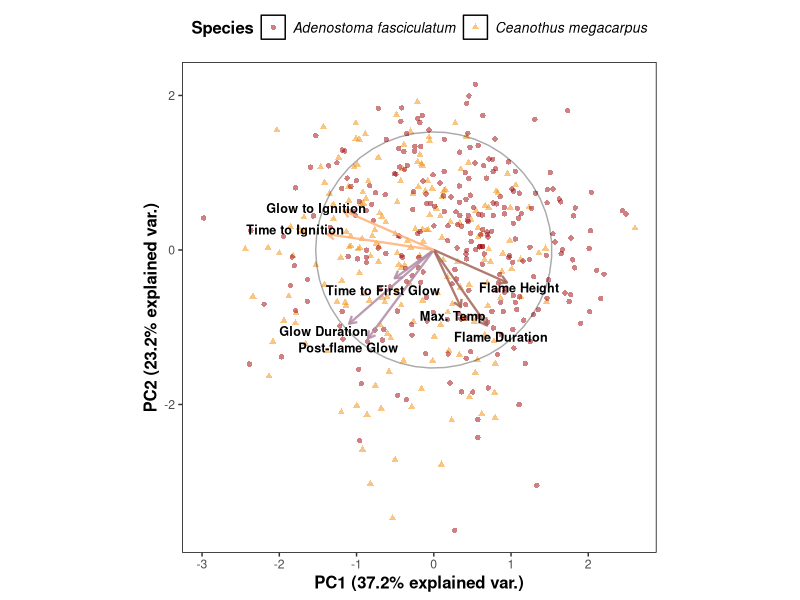
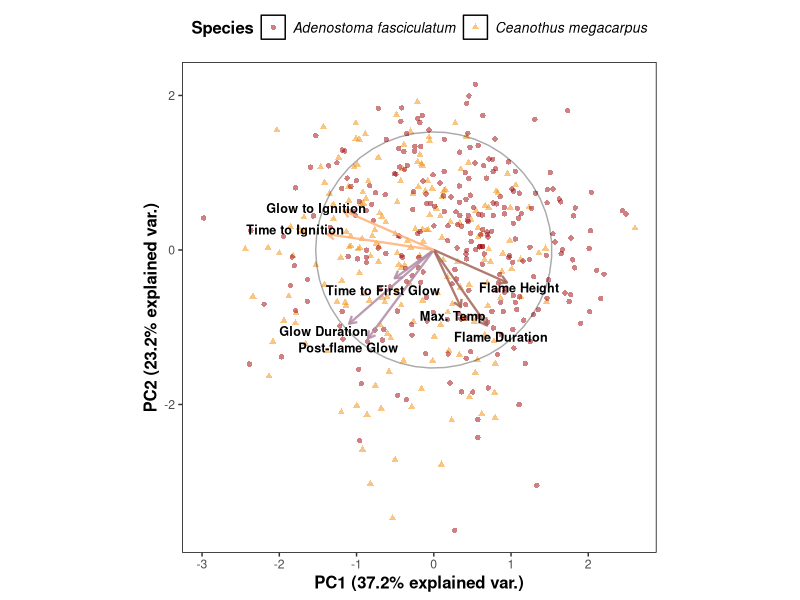

These charts were generated, in order, by the following R code: (Note: this script raises an error after producing the figures.)
## ---- chunk 1
knitr::opts_chunk$set(echo = TRUE)
## ---- chunk 2
library(here)
here = here::here
library(tidyverse)
library(kableExtra)
rename = dplyr::rename
## ---- chunk 3
### Note: This dataset includes only Epiradiator and Ignited samples
epi.flamdata <- read_csv(here("processed-data", "local_flam_data_all.csv"), show_col_types = FALSE) %>%
  mutate(LFM = lfm.NAs.imputed) %>% 
  filter(ignition == 1, model == "EPI")

 # filter(year == 2020)

figure_epi_pca_quant <- (epi.flamdata[, c("fh", "ttfg", "tti", "fd", "gd", "gti", "pfg",
         "temp.max")]) %>%  
 transmute( "               Flame Duration" = fd, #using spaces to shift labels over instead of \t since \t is leading to little blank squares popping up on the plot.. spaces are just manual tabs anyways right?
           "                 Flame Height" = fh,
           "Post-flame Glow" = pfg,
          "Time to Ignition" = tti,
          "Max. Temp" = temp.max,
            "Glow Duration" = gd,
          "\nGlow to Ignition" = gti,
          "\nTime to First Glow" = ttfg
          )

figure_epi_pca_cat <- (epi.flamdata[c("hydration", "spp", "year.month", "sample")]) %>% 
  transmute("Hydration" = hydration, 
            spp = spp,
            "Timing" = year.month, 
            "Sample" = sample) %>% 
  mutate(Species = case_when(
    spp == "ADFA" ~ "Adenostoma fasciculatum", 
    spp == "CEME" ~ "Ceanothus megacarpus"
  ))

figure_prcomp <- prcomp(na.omit(figure_epi_pca_quant), center = TRUE, scale = TRUE, retx=TRUE)

#Setting up plotting data: 

#decisions for plotting:
choices = 1:2 
scale = 1
obs.scale = 1 - scale
var.scale = scale
ellipse.prob = 0.68
labels.size = 3
circle.prob = 0.69
choices = 1:2

#Run PCA
pcobj <- prcomp(na.omit(figure_epi_pca_quant), center = TRUE, scale = TRUE)

# extract PCA components: 
nobs.factor <- sqrt(nrow(pcobj$x) - 1)
    d <- pcobj$sdev
    u <- sweep(pcobj$x, 2, 1/(d * nobs.factor), FUN = "*")
    v <- pcobj$rotation

  choices <- pmin(choices, ncol(u))
  df.u <- as.data.frame(sweep(u[, choices], 2, d[choices]^obs.scale, 
                              FUN = "*"))
  v <- sweep(v, 2, d^var.scale, FUN = "*")
  df.v <- as.data.frame(v[, choices])
  names(df.u) <- c("PC1", "PC2")
  names(df.v) <- names(df.u)
  df.u <- df.u * nobs.factor

  r <- sqrt(qchisq(circle.prob, df = 2)) * prod(colMeans(df.u^2))^(1/4)
  
v.scale <- rowSums(v^2)
df.v <- r * df.v/sqrt(max(v.scale)) 
df.v <- df.v %>% mutate(PC1, PC2)
df.v$Variables <- rownames(v) 
PCAloadings = df.v
#df.v = dataset with loadings 

  #dataset with scores and categorical variables for plotting points: 
PCAvalues <- cbind(df.u, figure_epi_pca_cat)

#dataset with information for plotting circle: 
theta <- c(seq(-pi, pi, length = 50), seq(pi, -pi, length = 50))

circle <- data.frame(PC1 = r * cos(theta), PC2 = r * sin(theta)) 

#Group by flam. metric: 
PCA_combustability <- df.v %>% 
  filter(Variables %in% c("                 Flame Height", "Max. Temp","               Flame Duration"))
         
PCA_ignitability <- df.v %>% 
  filter(Variables %in% c("Time to Ignition", "\nGlow to Ignition"))

PCA_consumability <- df.v %>% 
  filter(Variables %in% c("Glow Duration", "Post-flame Glow", "\nTime to First Glow"))

# Calculate the angles and the label offset
df.v$Angle = ((180/pi) * atan(df.v$PC2/df.v$PC1))

df.v$Offset <- ((-2 * sign(df.v$PC1))/2)

#labels: 
u.axis.labs <- paste("PC", choices, sep = "")
u.axis.labs <- paste(u.axis.labs, sprintf("(%0.1f%% explained var.)", 
                                            100 * pcobj$sdev[choices]^2/sum(pcobj$sdev^2)))
## ---- chunk 4
ggplot(PCAvalues, aes(x = PC1, y = PC2)) +
  geom_point(size = 1.5, alpha = .5, aes(shape = Species
                                       , color = Species)
                                       , data = PCAvalues) +
  geom_segment(data = PCA_combustability, aes(x = 0, y = 0, 
                                              xend = PC1, yend = PC2),
     arrow = arrow(length = unit(1/2, "picas")), 
      size = .8, alpha = 0.85,
     color = "#a56457") +
  geom_segment(data = PCA_consumability, aes(x = 0, y = 0,
                                             xend = PC1, yend = PC2),
     arrow = arrow(length = unit(1/2, "picas")), 
     size = .8, alpha = 0.85,
     color = "#b08ba5") +
  geom_segment(data = PCA_ignitability, aes(x = 0, y = 0, 
                                             xend = PC1, yend = PC2),
     arrow = arrow(length = unit(1/2, "picas")), 
     size = .8, alpha = 0.85,
     color = "#ffb178") +
  annotate("text", 
           x = (PCA_combustability$PC1 * 0.7), 
          y = (PCA_combustability$PC2 * 1.15),
          label = PCA_combustability$Variables, size = 3.2,
          fontface = 'bold') +
  annotate("text",
           x = (PCA_ignitability$PC1 * 1.3), 
           y = (PCA_ignitability$PC2 * 1.3), 
           label = PCA_ignitability$Variables, size = 3.2,
           fontface = 'bold') +
  annotate("text",
           x = (PCA_consumability$PC1 * 1.3),
           y = (PCA_consumability$PC2 * 1.1), 
           label = PCA_consumability$Variables, size = 3.2,
           fontface = 'bold') + 
  theme(panel.background = element_rect(fill='white', colour='black'), # Make background white and border black
          panel.grid.major = element_blank(),  # Hide major gridlines
          panel.grid.minor = element_blank(),
          legend.key = element_rect(fill = "white"),
          legend.position = 'top',
          legend.title = element_text(face = 'bold', size = 12),
          legend.text = element_text(face = 'italic', size = 10),
          axis.title = element_text(face = 'bold', size = 12)) +
  scale_color_manual(values = c("#9D0208","#F48C06")) + 
  geom_path(data = circle, color = "black",  size = 1/2, alpha = 1/3) + 
  xlab(u.axis.labs[1]) + 
   ylab(u.axis.labs[2]) +
  coord_equal()

ggsave(here("figures", "pca.jpg"),
       height = 7, width = 9)
## ---- chunk 5
x.flam <-predict(pcobj)  ### generate scores for each row in epi.flamdata

pca.flam.data <- as.data.frame(x.flam) 

all.data.epi <- cbind(epi.flamdata, pca.flam.data)

# #because we wants instances where they didn't ignite for the logistic regression: 
epi.flamdata_noignitions <- read_csv(here("processed-data",  "local_flam_data_all.csv")) %>%
  mutate(LFM = lfm.NAs.imputed) %>%
  #filter(year == 2020) %>%
  filter(model == "EPI") %>%
  filter(ignition == 0)

all.data.withnoignitions <- bind_rows(all.data.epi, epi.flamdata_noignitions)

#dataset with the above columns, PCA using imputed NAs (medians), and flam metrics with NAs still in there:
mem.data <- all.data.withnoignitions

write_csv(mem.data, here("processed-data", "mem.data.local.epi.alldates.csv"))
## ---- chunk 6
figure_epi_pca_cat <- (epi.flamdata[c("hydration", "spp", "year.month", "sample")]) %>% 
  transmute("Hydration" = hydration, 
            spp = spp,
            "Timing" = year.month, 
            "Sample" = sample) %>% 
  mutate(Species = case_when(
    spp == "ADFA" ~ "A. fasciculatum", 
    spp == "CEME" ~ "C. megacarpus"
  ))

figure_varimax <- varimax(pcobj$rotation[,1:3])
figure_varimax

tab_pca(pcobj, 
        rotation = c("varimax"), 
        digits = 2,
        show.var = TRUE,
  string.pov = "Proportion of Variance",
  string.cpov = "Cumulative Proportion") 
## ---- chunk 7
eig1 <- c(0.76, 0.62, 0.11, -0.72, 0.51, -0.11, -0.82, 0.01, 37.17, 37.17)
eig2 <- c(-0.17, 0.14, -0.93, -0.41, -0.16, -0.99, -0.39, -0.09, 23.23, 60.39)
eig3 <- c(-0.05, -0.31, 0.15, 0.45, 0.11, 0.04, -0.23, 0.98, 14.72, 75.11)
flam.metrics <- c("Flame Duration", "Flame Height", "Post-flame Glow", "Time to Ignition", "Max. Temp.", "Glow Duration", "Glow to Ignition", "Time to First Glow", "Proportion of Variance (%)", "Cumulative Proportion (%)")
pca.table.df <- data.frame(flam.metrics, eig1, eig2, eig3)
## ---- chunk 8
pca.table.df %>%
  mutate(eig1 = cell_spec(eig1, 'html', bold = ifelse(abs(eig1) > 0.5, T, F))) %>% 
  mutate(eig2 = cell_spec(eig2, 'html', bold = ifelse(abs(eig2) > 0.5, T, F))) %>% 
  mutate(eig3 = cell_spec(eig3, 'html', bold = ifelse(abs(eig3) > 0.5, T, F))) %>% 
  kable(format = 'html', escape = F, col.names = c(' ', 'Component 1', 'Component 2', 'Component 3')) %>% 
  kable_styling(bootstrap_options = c('hover', 'bordered', 'condensed'), fixed_thead = T) %>% 
  row_spec(c(9:10), background = '#D3D3D3') %>% 
  save_kable(here('figures', 'pca_table.html'))
## ---- chunk 9
### Note: This dataset includes only Epiradiator and Ignited samples
epi.flamdata.adfa <- epi.flamdata %>% 
  filter(spp == "ADFA")

 # filter(year == 2020)

figure_epi_pca_quant.adfa <- (epi.flamdata.adfa[, c("fh", "ttfg", "tti", "fd", "gd", "gti", "pfg",
         "temp.max")]) %>%  
 transmute("\n\nFlame Duration" = fd,
           " Flame Height" = fh,
           "Post-flame Glow" = pfg,
           "\nTime to Ignition" = tti,
           "\nMax. Temp" = temp.max,
           "Glow Duration" = gd,
           "\nGlow to Ignition" = gti,
           "Time to First Glow\n" = ttfg
          )

figure_epi_pca_cat.adfa <- (epi.flamdata.adfa[c("hydration", "spp", "year.month", "sample")]) %>% 
  transmute("Hydration" = hydration, 
            spp = spp,
            "Timing" = year.month, 
            "Sample" = sample) %>% 
  mutate(Species = case_when(
    spp == "ADFA" ~ "Adenostoma fasciculatum"
  ))

figure_prcomp.adfa <- prcomp(na.omit(figure_epi_pca_quant.adfa), center = TRUE, scale = TRUE, retx=TRUE)

#Setting up plotting data: 

#decisions for plotting:
choices = 1:2 
scale = 1
obs.scale = 1 - scale
var.scale = scale
ellipse.prob = 0.68
labels.size = 3
circle.prob = 0.69
choices = 1:2

#Run PCA
pcobj <- prcomp(na.omit(figure_epi_pca_quant.adfa), center = TRUE, scale = TRUE)

# extract PCA components: 
nobs.factor <- sqrt(nrow(pcobj$x) - 1)
    d <- pcobj$sdev
    u <- sweep(pcobj$x, 2, 1/(d * nobs.factor), FUN = "*")
    v <- pcobj$rotation

  choices <- pmin(choices, ncol(u))
  df.u <- as.data.frame(sweep(u[, choices], 2, d[choices]^obs.scale, 
                              FUN = "*"))
  v <- sweep(v, 2, d^var.scale, FUN = "*")
  df.v <- as.data.frame(v[, choices])
  names(df.u) <- c("PC1", "PC2")
  names(df.v) <- names(df.u)
  df.u <- df.u * nobs.factor

  r <- sqrt(qchisq(circle.prob, df = 2)) * prod(colMeans(df.u^2))^(1/4)
  
v.scale <- rowSums(v^2)
df.v <- r * df.v/sqrt(max(v.scale)) 
df.v <- df.v %>% mutate(PC1, PC2)
df.v$Variables <- rownames(v) 
PCAloadings = df.v
#df.v = dataset with loadings 

  #dataset with scores and categorical variables for plotting points: 
PCAvalues.adfa <- cbind(df.u, figure_epi_pca_cat.adfa)

#dataset with information for plotting circle: 
theta <- c(seq(-pi, pi, length = 50), seq(pi, -pi, length = 50))

circle <- data.frame(PC1 = r * cos(theta), PC2 = r * sin(theta)) 

#Group by flam. metric: 
PCA_combustability <- df.v %>% 
  filter(Variables %in% c(" Flame Height", "\nMax. Temp",
                          "\n\nFlame Duration"))
         
PCA_ignitability <- df.v %>% 
  filter(Variables %in% c("\nTime to Ignition", "\nGlow to Ignition"))

PCA_consumability <- df.v %>% 
  filter(Variables %in% c("Glow Duration", "Post-flame Glow", "Time to First Glow\n"))

# Calculate the angles and the label offset
df.v$Angle = ((180/pi) * atan(df.v$PC2/df.v$PC1))

df.v$Offset <- ((-2 * sign(df.v$PC1))/2)

#labels: 
u.axis.labs <- paste("PC", choices, sep = "")
u.axis.labs <- paste(u.axis.labs, sprintf("(%0.1f%% explained var.)", 
                                            100 * pcobj$sdev[choices]^2/sum(pcobj$sdev^2)))
## ---- chunk 10
adfa.pca.plot <- ggplot(PCAvalues.adfa, aes(x = PC1, y = PC2)) +
  geom_point(size = 1.5, alpha = .4, color = "#9D0208", data = PCAvalues.adfa) +
  geom_segment(data = PCA_combustability, aes(x = 0, y = 0, 
                                              xend = PC1, yend = PC2),
     arrow = arrow(length = unit(1/2, "picas")), 
      size = .8, alpha = 0.85,
     color = "#a56457") +
  geom_segment(data = PCA_consumability, aes(x = 0, y = 0,
                                             xend = PC1, yend = PC2),
     arrow = arrow(length = unit(1/2, "picas")), 
     size = .8, alpha = 0.85,
     color = "#b08ba5") +
  geom_segment(data = PCA_ignitability, aes(x = 0, y = 0, 
                                             xend = PC1, yend = PC2),
     arrow = arrow(length = unit(1/2, "picas")), 
     size = .8, alpha = 0.85,
     color = "#ffb178") +
  annotate("text", 
           x = (PCA_combustability$PC1 * 0.95), 
          y = (PCA_combustability$PC2 * 1.325),
          label = PCA_combustability$Variables, size = 3.2,
          fontface = 'bold') +
  annotate("text",
           x = (PCA_ignitability$PC1 * 1.3), 
           y = (PCA_ignitability$PC2 * 0.95), 
           label = PCA_ignitability$Variables, size = 3.2,
           fontface = 'bold') +
  annotate("text",
           x = (PCA_consumability$PC1 * 1.3),
           y = (PCA_consumability$PC2 * 1.1), 
           label = PCA_consumability$Variables, size = 3.2,
           fontface = 'bold') + 
  theme(panel.background = element_rect(fill='white', colour='black'), # Make background white and border black
          panel.grid.major = element_blank(),  # Hide major gridlines
          panel.grid.minor = element_blank(),
          legend.key = element_rect(fill = "white"),
          legend.title = element_text(face = 'bold', size = 12),
          legend.text = element_text(face = 'italic', size = 10),
          axis.title = element_text(face = 'bold', size = 12), 
          plot.title = element_text(face = 'italic')) +
  geom_path(data = circle, color = "black",  size = 1/2, alpha = 1/3) +
  xlab(u.axis.labs[1]) + 
   ylab(u.axis.labs[2]) +
  labs(title = 'Adenostoma fasciculatum')
  coord_equal()
  
adfa.pca.plot
## ---- chunk 11
### Note: This dataset includes only Epiradiator and Ignited samples
epi.flamdata.ceme <- epi.flamdata %>% 
  filter(spp == "CEME")

 # filter(year == 2020)

figure_epi_pca_quant.ceme <- (epi.flamdata.ceme[, c("fh", "ttfg", "tti", "fd", "gd", "gti", "pfg",
         "temp.max")]) %>%  
 transmute("  Flame Duration" = fd,
           "     Flame Height" = fh,
           "Post-flame Glow" = pfg,
           "Time to Ignition" = tti,
           "Max. Temp" = temp.max,
           "Glow Duration" = gd,
           "Glow to Ignition" = gti,
           "\nTime to First Glow" = ttfg
          )

figure_epi_pca_cat.ceme <- (epi.flamdata.ceme[c("hydration", "spp", "year.month", "sample")]) %>% 
  transmute("Hydration" = hydration, 
            spp = spp,
            "Timing" = year.month, 
            "Sample" = sample) %>% 
  mutate(Species = case_when(
    spp == "CEME" ~ "Ceanothus megacarpus"
  ))

figure_prcomp.ceme <- prcomp(na.omit(figure_epi_pca_quant.ceme), center = TRUE, scale = TRUE, retx=TRUE)

#Setting up plotting data: 

#decisions for plotting:
choices = 1:2 
scale = 1
obs.scale = 1 - scale
var.scale = scale
ellipse.prob = 0.68
labels.size = 3
circle.prob = 0.69
choices = 1:2

#Run PCA
pcobj <- prcomp(na.omit(figure_epi_pca_quant.ceme), center = TRUE, scale = TRUE)

# extract PCA components: 
nobs.factor <- sqrt(nrow(pcobj$x) - 1)
    d <- pcobj$sdev
    u <- sweep(pcobj$x, 2, 1/(d * nobs.factor), FUN = "*")
    v <- pcobj$rotation

  choices <- pmin(choices, ncol(u))
  df.u <- as.data.frame(sweep(u[, choices], 2, d[choices]^obs.scale, 
                              FUN = "*"))
  v <- sweep(v, 2, d^var.scale, FUN = "*")
  df.v <- as.data.frame(v[, choices])
  names(df.u) <- c("PC1", "PC2")
  names(df.v) <- names(df.u)
  df.u <- df.u * nobs.factor

  r <- sqrt(qchisq(circle.prob, df = 2)) * prod(colMeans(df.u^2))^(1/4)
  
v.scale <- rowSums(v^2)
df.v <- r * df.v/sqrt(max(v.scale)) 
df.v <- df.v %>% mutate(PC1, PC2)
df.v$Variables <- rownames(v) 
PCAloadings = df.v
#df.v = dataset with loadings 

  #dataset with scores and categorical variables for plotting points: 
PCAvalues.ceme <- cbind(df.u, figure_epi_pca_cat.ceme)

#dataset with information for plotting circle: 
theta <- c(seq(-pi, pi, length = 50), seq(pi, -pi, length = 50))

circle <- data.frame(PC1 = r * cos(theta), PC2 = r * sin(theta)) 

#Group by flam. metric: 
PCA_combustability <- df.v %>% 
  filter(Variables %in% c("     Flame Height", "Max. Temp",
                          "  Flame Duration"))
         
PCA_ignitability <- df.v %>% 
  filter(Variables %in% c("Time to Ignition", "Glow to Ignition"))

PCA_consumability <- df.v %>% 
  filter(Variables %in% c("Glow Duration", "Post-flame Glow", "\nTime to First Glow"))

# Calculate the angles and the label offset
df.v$Angle = ((180/pi) * atan(df.v$PC2/df.v$PC1))

df.v$Offset <- ((-2 * sign(df.v$PC1))/2)

#labels: 
u.axis.labs <- paste("PC", choices, sep = "")
u.axis.labs <- paste(u.axis.labs, sprintf("(%0.1f%% explained var.)", 
                                            100 * pcobj$sdev[choices]^2/sum(pcobj$sdev^2)))
## ---- chunk 12
ceme.pca.plot <- ggplot(PCAvalues.ceme, aes(x = PC1, y = PC2)) +
  geom_point(size = 1.5, alpha = .5, shape = 17, color = "#F48C06", data = PCAvalues.ceme) +
  geom_segment(data = PCA_combustability, aes(x = 0, y = 0, 
                                              xend = PC1, yend = PC2),
     arrow = arrow(length = unit(1/2, "picas")), 
      size = .8, alpha = 0.85,
     color = "#a56457") +
  geom_segment(data = PCA_consumability, aes(x = 0, y = 0,
                                             xend = PC1, yend = PC2),
     arrow = arrow(length = unit(1/2, "picas")), 
     size = .8, alpha = 0.85,
     color = "#b08ba5") +
  geom_segment(data = PCA_ignitability, aes(x = 0, y = 0, 
                                             xend = PC1, yend = PC2),
     arrow = arrow(length = unit(1/2, "picas")), 
     size = .8, alpha = 0.85,
     color = "#ffb178") +
  annotate("text", 
           x = (PCA_combustability$PC1 * 1.5), 
          y = (PCA_combustability$PC2 * 1.1),
          label = PCA_combustability$Variables, size = 3.2,
          fontface = 'bold') +
  annotate("text",
           x = (PCA_ignitability$PC1 * 1.4), 
           y = (PCA_ignitability$PC2 * 1.05), 
           label = PCA_ignitability$Variables, size = 3.2,
           fontface = 'bold') +
  annotate("text",
           x = (PCA_consumability$PC1 * 1.3),
           y = (PCA_consumability$PC2 * 1.05), 
           label = PCA_consumability$Variables, size = 3.2,
           fontface = 'bold') + 
  theme(panel.background = element_rect(fill='white', colour='black'), # Make background white and border black
          panel.grid.major = element_blank(),  # Hide major gridlines
          panel.grid.minor = element_blank(),
          legend.key = element_rect(fill = "white"),
          legend.title = element_text(face = 'bold', size = 12),
          legend.text = element_text(face = 'italic', size = 10),
          axis.title = element_text(face = 'bold', size = 12), 
          plot.title = element_text(face = 'italic')) +
  geom_path(data = circle, color = "black",  size = 1/2, alpha = 1/3) +
  xlab(u.axis.labs[1]) + 
   ylab(u.axis.labs[2]) +
  labs(title = 'Ceanothus megacarpus')
  coord_equal()
  
ceme.pca.plot
## ---- chunk 13
ggarrange(adfa.pca.plot,ceme.pca.plot)

ggsave(here('figures','spp.pca.supp.jpg'), height = 6, width = 12)
